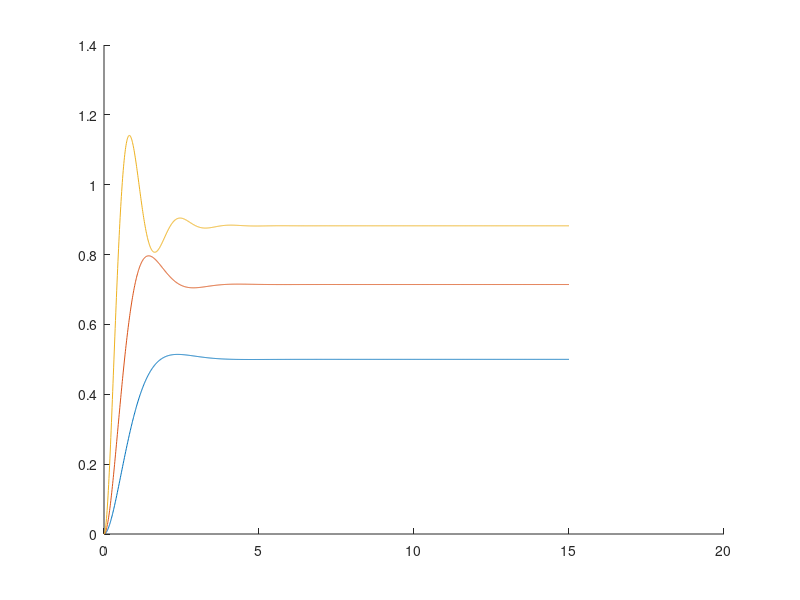

MATLAB code for this plot: (Note: this script raises an error after producing the figure.)
%% Introduction to PID Control
% Ogata, Modern Control Engineering, Ch. 8: PID Controllers
%
% A PID controller computes its actuating signal from the error
% $e(t)=r(t)-y(t)$ as a weighted sum of proportional, integral, and
% derivative terms:
%
% $u(t) = K_p e(t) + K_i\int_0^t e(\tau)\,d\tau + K_d\frac{de(t)}{dt}$
%
% with transfer function (often written with $K_i=K_p/T_i$,
% $K_d=K_pT_d$):
%
% $G_c(s) = K_p\left(1+\frac{1}{T_i s}+T_d s\right)$
%
% where $T_i$ is the *integral (reset) time* and $T_d$ the *derivative
% (rate) time*.

%% Plant Used Throughout This File
% $G(s) = \frac{1}{(s+1)(s+2)}$, unity feedback, step reference.
G = tf(1,conv([1 1],[1 2]));
t = 0:0.01:15;

%% Proportional (P) Control
% $G_c(s)=K_p$. Increasing $K_p$ speeds the response and reduces (but
% does not eliminate) steady-state error for a type-0 plant, at the cost
% of increased overshoot.
Kps = [2 5 15];
figure
hold on
for Kp = Kps
    T = feedback(Kp*G,1);
    [y,tt] = step(T,t);
    plot(tt,y,'DisplayName',sprintf('K_p=%d',Kp))
end
yline(1,'k--','HandleVisibility','off')
hold off
legend('Interpreter','latex','FontSize',12)
title('Proportional Control: Effect of $K_p$','Interpreter','latex','FontSize',20)
ylabel('$y(t)$','Interpreter','latex','FontSize',20)
set(get(gca, 'YLabel'), 'Rotation', 0,'HorizontalAlignment','right')
xlabel('$t$','Interpreter','latex','FontSize',20)

Kp_demo = 5;
T_p = feedback(Kp_demo*G,1);
ess_p = 1 - dcgain(T_p);
fprintf('P control (Kp=%d): steady-state error = %.4f\n', Kp_demo, ess_p)

%% Proportional-Integral (PI) Control
% $G_c(s)=K_p\left(1+\frac{1}{T_is}\right)$. The integral term adds a
% pole at the origin, making the loop type-1 and driving steady-state
% step error to zero, at the cost of a slower response and reduced phase
% margin (more oscillatory) compared to P alone.
Kp_pi = 5; Ti = 2;
Gc_pi = tf(Kp_pi*[1 1/Ti],[1 0]);
T_pi = feedback(Gc_pi*G,1);
ess_pi = 1 - dcgain(T_pi);
fprintf('PI control: steady-state error = %.6f (should be ~0)\n', ess_pi)

figure
hold on
step(T_p,t)
step(T_pi,t)
hold off
legend('P only','PI','Interpreter','latex','FontSize',14)
title('P vs. PI Control','Interpreter','latex','FontSize',20)
ylabel('$y(t)$','Interpreter','latex','FontSize',20)
set(get(gca, 'YLabel'), 'Rotation', 0,'HorizontalAlignment','right')
xlabel('$t$','Interpreter','latex','FontSize',20)

%% Proportional-Derivative (PD) Control
% $G_c(s)=K_p(1+T_ds)$. The derivative term adds phase lead, improving
% damping/reducing overshoot and speeding settling, but does not affect
% steady-state error and amplifies high-frequency measurement noise.
Kp_pd = 5; Td = 0.3;
Gc_pd = tf(Kp_pd*[Td 1],1);
T_pd = feedback(Gc_pd*G,1);

figure
hold on
step(T_p,t)
step(T_pd,t)
hold off
legend('P only','PD','Interpreter','latex','FontSize',14)
title('P vs. PD Control','Interpreter','latex','FontSize',20)
ylabel('$y(t)$','Interpreter','latex','FontSize',20)
set(get(gca, 'YLabel'), 'Rotation', 0,'HorizontalAlignment','right')
xlabel('$t$','Interpreter','latex','FontSize',20)

%% Full PID Control
% Combining all three terms gives zero steady-state error (from the
% integral action) together with good transient response (from the
% derivative action).
Kp = 5; Ti = 2; Td = 0.3;
% Gc(s) = Kp*(Td*s + 1 + 1/(Ti*s)) = Kp*(Td*s^2 + s + 1/Ti)/s
Gc_pid = tf(Kp*[Td 1 1/Ti],[1 0]);
T_pid = feedback(Gc_pid*G,1);
ess_pid = 1 - dcgain(T_pid);
fprintf('PID control: steady-state error = %.6f\n', ess_pid)

figure
hold on
step(T_p,t)
step(T_pi,t)
step(T_pd,t)
step(T_pid,t)
hold off
legend('P','PI','PD','PID','Interpreter','latex','FontSize',14)
title('Qualitative Comparison of P, PI, PD, PID Control','Interpreter','latex','FontSize',20)
ylabel('$y(t)$','Interpreter','latex','FontSize',20)
set(get(gca, 'YLabel'), 'Rotation', 0,'HorizontalAlignment','right')
xlabel('$t$','Interpreter','latex','FontSize',20)
